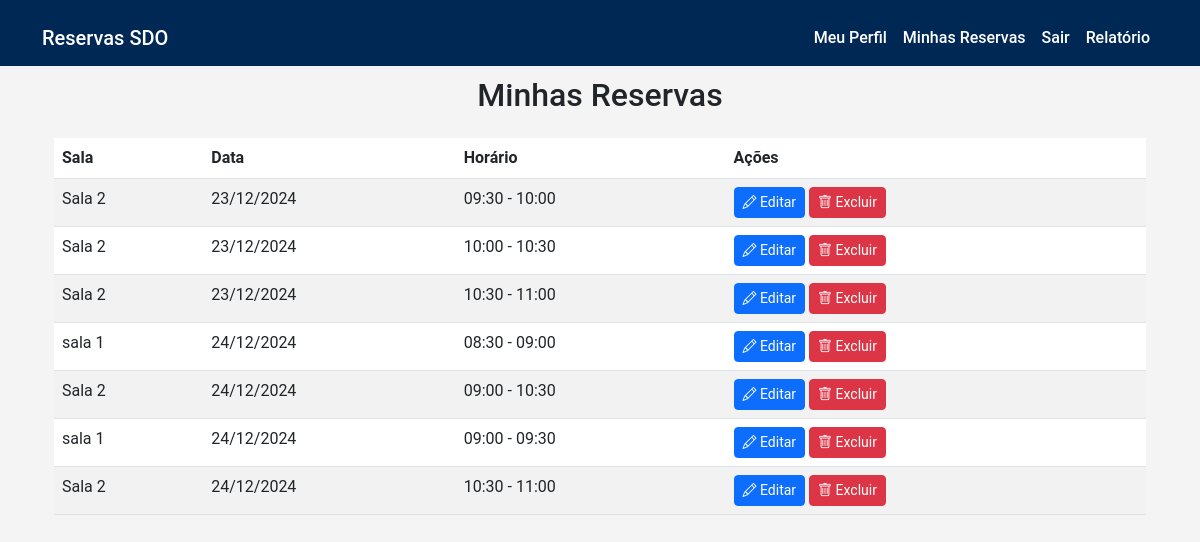
The app's page /reservas/minhas-reservas/ (signed in), older data.
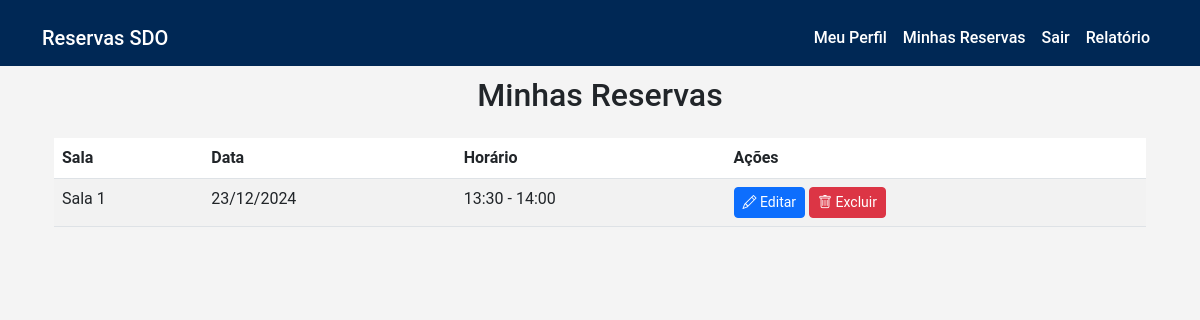
The same page, newer data.
### reservas/models.py (models this page shows, shortened)
class Reserva(models.Model):
    usuario = models.ForeignKey(settings.AUTH_USER_MODEL, on_delete=models.CASCADE, null=True, blank=True)
    nome_nao_registrado = models.CharField(max_length=100, null=True, blank=True)
    empresa_nao_registrado = models.CharField(max_length=100, null=True, blank=True)
    sala = models.ForeignKey(Sala, on_delete=models.CASCADE)
    data = models.DateField()
    hora_inicio = models.TimeField()
    hora_fim = models.TimeField()
    criado_em = models.DateTimeField(auto_now_add=True)
    class Meta:
        ordering = ['data', 'hora_inicio']
    def display_usuario(self):
        """Retorna o nome do usuário ou o nome não registrado."""
        if self.usuario:
            return self.usuario.nome
        return self.nome_nao_registrado
    display_usuario.short_description = 'Usuário'

### salas/models.py (models this page shows, shortened)
class Sala(models.Model):
    nome = models.CharField(max_length=100)
    imagem = models.ImageField(upload_to='salas/', default='salas/logo.png')  # Definindo imagem padrão
    tamanho = models.CharField(max_length=50)
    capacidade = models.IntegerField()

### reservas/views.py (the view)
# urls.py: path('minhas-reservas/', views.minhas_reservas, name='minhas_reservas'),
@login_required
def minhas_reservas(request):
    reservas = Reserva.objects.filter(usuario=request.user).order_by('data', 'hora_inicio')
    return render(request, 'reservas/minhas_reservas.html', {'reservas': reservas})

### templates/reservas/minhas_reservas.html
{% extends 'base.html' %}
{% block content %}
<div class="container">
    <h2 class="text-center mb-4">Minhas Reservas</h2>
    {% if reservas %}
        <div class="table-responsive">
            <table class="table table-striped">
                <thead>
                    <tr>
                        <th>Sala</th>
                        <th>Data</th>
                        <th>Horário</th>
                        <th>Ações</th>
                    </tr>
                </thead>
                <tbody>
                    {% for reserva in reservas %}
                    <tr>
                        <td>{{ reserva.sala.nome }}</td>
                        <td>{{ reserva.data|date:"d/m/Y" }}</td>
                        <td>{{ reserva.hora_inicio|time:"H:i" }} - {{ reserva.hora_fim|time:"H:i" }}</td>
                        <td>
                            <a href="{% url 'editar_reserva' reserva.id %}" class="btn btn-sm btn-primary">
                                <i class="bi bi-pencil"></i> Editar
                            </a>
                            <a href="{% url 'excluir_reserva' reserva.id %}" class="btn btn-sm btn-danger">
                                <i class="bi bi-trash"></i> Excluir
                            </a>
                        </td>
                    </tr>
                    {% endfor %}
                </tbody>
            </table>
        </div>
    {% else %}
        <div class="alert alert-info text-center">
            Você ainda não possui reservas.
        </div>
    {% endif %}
</div>
{% endblock %}

Row changes from the older to the newer data that the page shows:
removed Reserva: sala.nome "Sala 2", data "23/12/2024", hora_inicio "09:30", hora_fim "10:00"
removed Reserva: sala.nome "Sala 2", data "23/12/2024", hora_inicio "10:00", hora_fim "10:30"
removed Reserva: sala.nome "Sala 2", data "23/12/2024", hora_inicio "10:30", hora_fim "11:00"
removed Reserva: sala.nome "sala 1", data "24/12/2024", hora_inicio "08:30", hora_fim "09:00"
removed Reserva: sala.nome "Sala 2", data "24/12/2024", hora_inicio "09:00", hora_fim "10:30"
removed Reserva: sala.nome "sala 1", data "24/12/2024", hora_inicio "09:00", hora_fim "09:30"
removed Reserva: sala.nome "Sala 2", data "24/12/2024", hora_inicio "10:30", hora_fim "11:00"
added Reserva: sala.nome "Sala 1", data "23/12/2024", hora_inicio "13:30", hora_fim "14:00"
